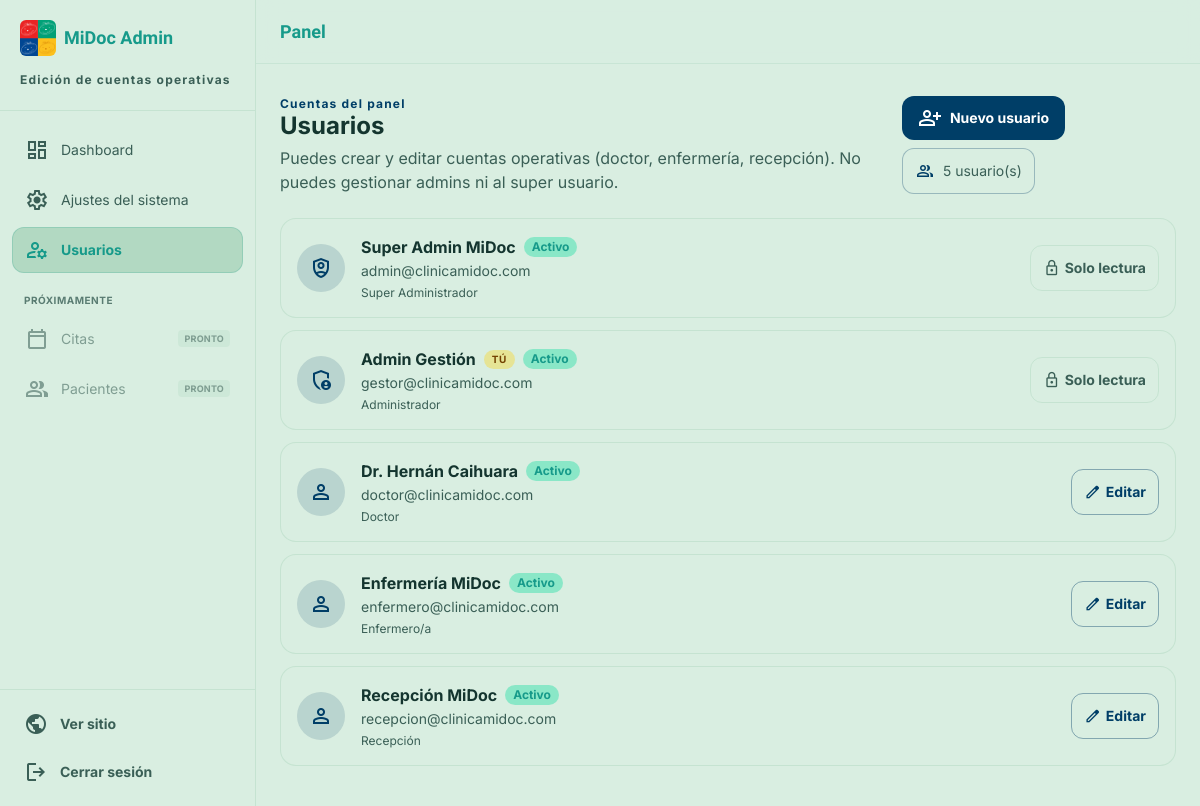
Before: /usuarios.php (signed in) with the older database file.
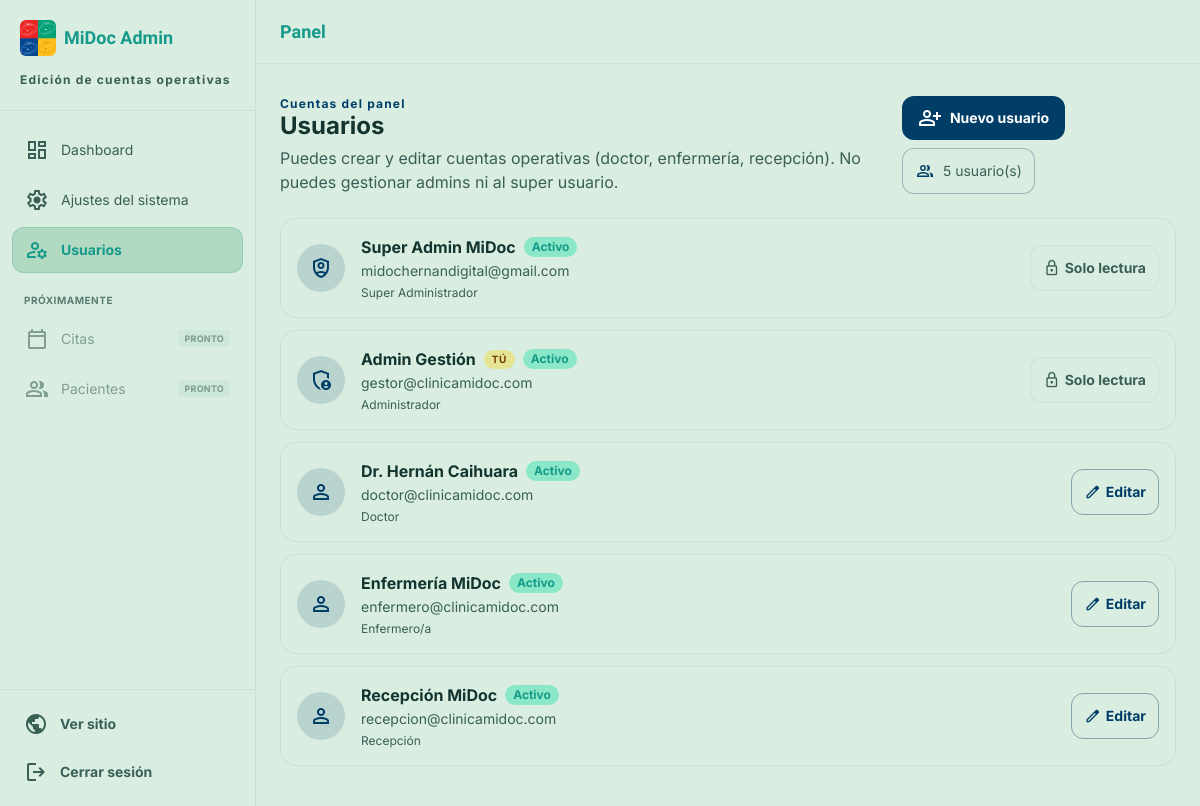
After: the same page with the newer database file.
### tables this page shows
CREATE TABLE usuarios (
  id INT UNSIGNED NOT NULL AUTO_INCREMENT,
  rol_id TINYINT UNSIGNED NOT NULL,
  email VARCHAR(190) NOT NULL,
  password_hash VARCHAR(255) NOT NULL,
  nombre VARCHAR(120) NOT NULL,
  activo TINYINT(1) NOT NULL DEFAULT 1,
  last_login_at DATETIME NULL,
  created_at DATETIME NOT NULL DEFAULT CURRENT_TIMESTAMP,
  updated_at DATETIME NOT NULL DEFAULT CURRENT_TIMESTAMP ON UPDATE CURRENT_TIMESTAMP,
  deleted_at DATETIME NULL,
  PRIMARY KEY (id),
  UNIQUE KEY uq_usuarios_email (email),
  KEY idx_usuarios_rol (rol_id),
  KEY idx_usuarios_deleted (deleted_at),
  CONSTRAINT fk_usuarios_rol
    FOREIGN KEY (rol_id) REFERENCES roles (id)
    ON UPDATE CASCADE ON DELETE RESTRICT
);

CREATE TABLE roles (
  id TINYINT UNSIGNED NOT NULL AUTO_INCREMENT,
  slug VARCHAR(40) NOT NULL,
  nombre VARCHAR(80) NOT NULL,
  descripcion VARCHAR(255) NULL,
  activo TINYINT(1) NOT NULL DEFAULT 1,
  created_at DATETIME NOT NULL DEFAULT CURRENT_TIMESTAMP,
  PRIMARY KEY (id),
  UNIQUE KEY uq_roles_slug (slug)
);

### includes/usuarios.php (called while the page is built, shortened)
<?php
require_once __DIR__ . '/../config/db.php';
function usuarios_ensure_profile_columns(): void
{
    static $done = false;
    if ($done) {
        return;
    }
    $done = true;
}
function usuario_display_name(array $u): string
{
    $parts = array_values(array_filter([
        trim((string) ($u['nombre'] ?? '')),
        trim((string) ($u['apellido_paterno'] ?? '')),
        trim((string) ($u['apellido_materno'] ?? '')),
    ], static fn (string $p): bool => $p !== ''));
    return $parts !== [] ? implode(' ', $parts) : 'Usuario';
}
function auth_can_manage_user(array $actor, array $target): bool
{
    $actorRole = (string) ($actor['rol_slug'] ?? '');
    $targetRole = (string) ($target['rol_slug'] ?? '');
    if ($actorRole === 'admin') {
        return !in_array($targetRole, ['super_admin', 'admin'], true);
    }
    return false;
}
function usuarios_list_panel(): array
{
    $sql = 'SELECT u.id, u.email, u.nombre, u.apellido_paterno, u.apellido_materno, u.datos_extras,
                   u.activo, u.last_login_at, u.created_at, u.rol_id,
                   r.slug AS rol_slug, r.nombre AS rol_nombre
            FROM usuarios u
            INNER JOIN roles r ON r.id = u.rol_id
            WHERE u.deleted_at IS NULL
              AND r.slug IN (\'super_admin\',\'admin\',\'doctor\',\'enfermero\',\'recepcion\')
            ORDER BY FIELD(r.slug, \'super_admin\',\'admin\',\'doctor\',\'enfermero\',\'recepcion\'), u.nombre ASC';
    $stmt = db()->query($sql);
    $rows = $stmt->fetchAll(PDO::FETCH_ASSOC);
    return is_array($rows) ? $rows : [];
}

### config/db.php (called while the page is built, shortened)
<?php
function db_is_local(): bool
{
    $host = $_SERVER['HTTP_HOST'] ?? $_SERVER['SERVER_NAME'] ?? 'localhost';
    $host = strtolower((string) $host);
    return in_array($host, ['localhost', '127.0.0.1', '::1'], true)
        || str_ends_with($host, '.local')
        || str_contains($host, 'localhost');
}
function db_config(): array
{
    if (db_is_local()) {
        return [
            'host' => '127.0.0.1',
            'name' => 'clinica_mi_doc',
            'user' => 'root',
            'pass' => '',
            'charset' => 'utf8mb4',
        ];
    }
    return [
        'host' => 'localhost',
        'name' => 'CAMBIAR_NOMBRE_BD',
        'user' => 'CAMBIAR_USUARIO',
        'pass' => 'CAMBIAR_PASSWORD',
        'charset' => 'utf8mb4',
    ];
}
function db(): ?PDO
{
    static $pdo = null;
    if ($pdo instanceof PDO) {
        return $pdo;
    }
    $cfg = db_config();
    $dsn = sprintf(
        'mysql:host=%s;dbname=%s;charset=%s',
        $cfg['host'],
        $cfg['name'],
        $cfg['charset'] ?? 'utf8mb4'
    );
    try {
        $pdo = new PDO($dsn, $cfg['user'], $cfg['pass'], [
            PDO::ATTR_ERRMODE => PDO::ERRMODE_EXCEPTION,
            PDO::ATTR_DEFAULT_FETCH_MODE => PDO::FETCH_ASSOC,
            PDO::ATTR_EMULATE_PREPARES => false,
        ]);
        return $pdo;
    } catch (PDOException $e) {
        $failed = true;
        $GLOBALS['__db_last_error'] = $e->getMessage();
        return null;
    }
}

### includes/auth.php (called while the page is built, shortened)
<?php
require_once __DIR__ . '/../config/db.php';
function auth_user(): ?array
{
    return $_SESSION['auth'];
}

### usuarios.php (the view, shortened to what the rows shown need)
<?php
require_once __DIR__ . '/includes/auth.php';
require_once __DIR__ . '/includes/usuarios.php';
$user = auth_user();
$creatableRoles = roles_creatable_for($user);
$showNuevo = isset($_GET['nuevo']) && $creatableRoles !== [];
$usuarios = usuarios_list_panel();
$editId = isset($_GET['edit']) ? (int) $_GET['edit'] : 0;
$editUser = $editId > 0 ? usuario_find($editId) : null;
$showAside = $editUser !== null || $showNuevo;
require __DIR__ . '/includes/admin_chrome_start.php';
?>
<div class="space-y-6">
  <div class="flex flex-col sm:flex-row sm:items-end sm:justify-between gap-4">
    <div>
      <h2 class="font-headline-lg text-2xl font-bold text-on-background">Usuarios</h2>
    </div>
  </div>
  <div class="grid grid-cols-1 <?= $showAside ? 'xl:grid-cols-5' : '' ?> gap-6">
    <section class="<?= $showAside ? 'xl:col-span-3' : '' ?> space-y-3">
      <?php foreach ($usuarios as $row): ?>
        <?php
          $canEdit = auth_can_manage_user($user, $row);
          $isSelfRow = (int) $row['id'] === (int) $user['id'];
          $display = usuario_display_name($row);
          $isActiveEdit = $editUser && (int) $editUser['id'] === (int) $row['id'];
        ?>
        <article class="bg-mist border rounded-2xl p-4 flex flex-col sm:flex-row sm:items-center gap-4 <?= $isActiveEdit ? 'border-light-cyan shadow-sm' : 'border-sage/50' ?>">
          <div class="w-12 h-12 rounded-full bg-light-cyan/15 text-cyan-deep flex items-center justify-center shrink-0">
            <span class="material-symbols-outlined text-2xl">
            </span>
          </div>
          <div class="flex-1 min-w-0">
            <div class="flex flex-wrap items-center gap-2 mb-0.5">
              <h3 class="font-bold text-on-background truncate"><?= htmlspecialchars($display, ENT_QUOTES, 'UTF-8') ?></h3>
              <?php if ($isSelfRow): ?>
                <span class="text-[10px] font-bold uppercase tracking-wider px-2 py-0.5 rounded-full bg-brand-yellow/40 text-on-secondary-fixed">Tú</span>
              <?php endif; ?>
              <?php if (!empty($row['activo'])): ?>
                <span class="text-xs bg-mint/50 text-teal px-2 py-0.5 rounded-full font-bold">Activo</span>
              <?php else: ?>
                <span class="text-xs bg-surface-container-high text-on-surface-variant px-2 py-0.5 rounded-full font-bold">Inactivo</span>
              <?php endif; ?>
            </div>
            <p class="text-sm text-on-surface-variant truncate"><?= htmlspecialchars((string) $row['email'], ENT_QUOTES, 'UTF-8') ?></p>
            <p class="text-xs text-on-surface-variant mt-1">
              <?= htmlspecialchars((string) $row['rol_nombre'], ENT_QUOTES, 'UTF-8') ?>
            </p>
          </div>
          <div class="shrink-0">
            <?php if ($canEdit): ?>
              <a href="usuarios.php?edit=<?= (int) $row['id'] ?>"
                 class="inline-flex items-center justify-center gap-1 px-3 py-2 rounded-xl border border-light-cyan/40 text-cyan-deep font-bold text-sm hover:bg-light-cyan hover:text-white transition-colors">
                <span class="material-symbols-outlined text-lg">edit</span>
                <?= $isSelfRow ? 'Mi perfil' : 'Editar' ?>
              </a>
            <?php else: ?>
              <span class="inline-flex items-center gap-1 px-3 py-2 rounded-xl border border-sage/50 text-on-surface-variant text-sm font-bold">
                <span class="material-symbols-outlined text-lg">lock</span>
                Solo lectura
              </span>
            <?php endif; ?>
          </div>
        </article>
      <?php endforeach; ?>
    </section>
  </div>
</div>
<?php require __DIR__ . '/includes/admin_chrome_end.php'; ?>

Changed rows visible on the page:
changed usuarios "Super Administrador": email "admin@clinicamidoc.com" → "midochernandigital@gmail.com"
